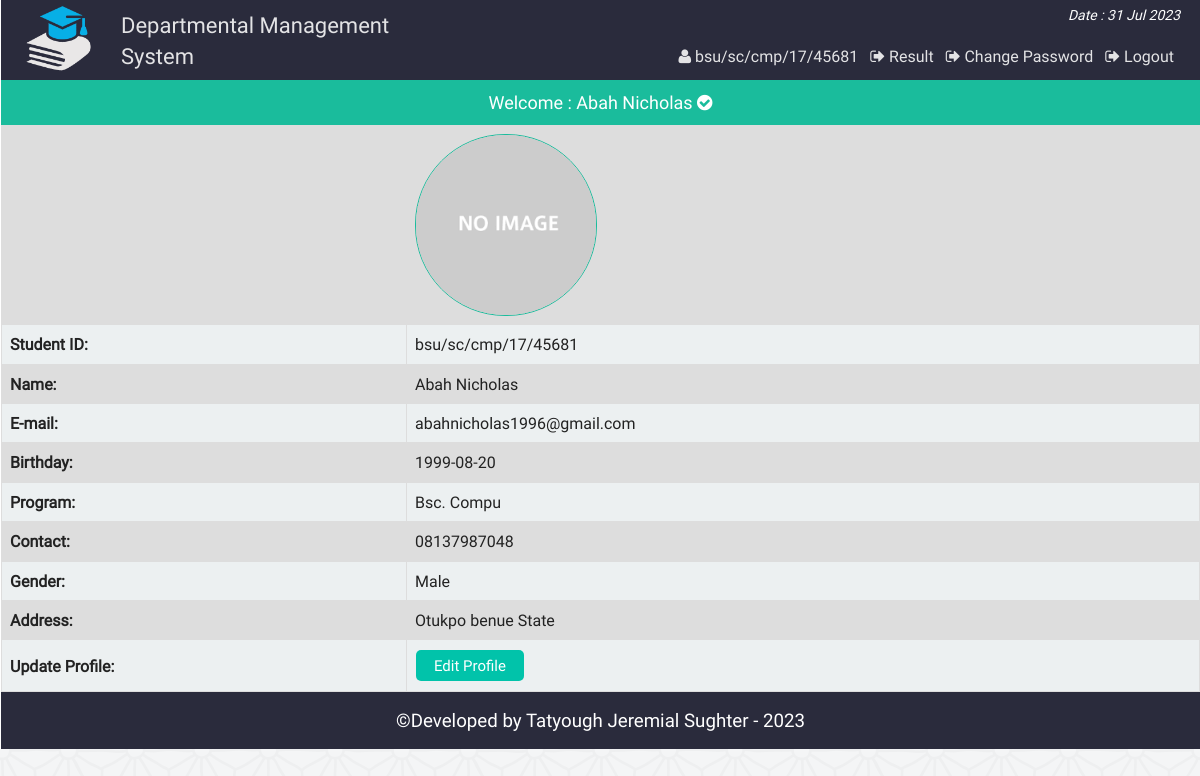
Screenshot of /st_profile.php (signed in) with the database file from the repository.
### tables this page shows
CREATE TABLE `st_info` (
  `st_id` varchar(100) NOT NULL,
  `name` varchar(100) NOT NULL,
  `password` varchar(32) NOT NULL,
  `email` varchar(50) NOT NULL,
  `bday` date NOT NULL,
  `program` varchar(10) NOT NULL,
  `contact` varchar(20) NOT NULL,
  `gender` varchar(10) NOT NULL,
  `address` varchar(255) NOT NULL,
  `img` varchar(255) DEFAULT NULL
);

### st_profile.php (the view, shortened to what this page needs)
<?php
	require "php/config.php";
	require_once "php/functions.php";
	$user = new login_registration_class();
	$sid = $_SESSION['sid'];
?>
<?php
include "php/headertop.php";
?>
<div class="profile">
		<p style="font-size:18px;text-align:center;background:#1abc9c;color:#fff;padding:10px;margin:0">Welcome : <?php $user->getusername($sid); ?> <i class="fa fa-check-circle" aria-hidden="true"></i></p>
		<table class="tab_one">
			<?php
				$getuser = $user->getuserbyid($sid);
				while($row = $getuser->fetch_assoc()){
			?>
			<tr>
				<td></td>
				<?php if(empty($row['img'])){?>
				<td><img src="img/default.png" style="height:180px; width:180px; border:1px #1ABC9C solid;border-radius:90px" alt="" /></td>
				<?php }else{ ?>
				<td><img src="img/student/<?php echo $row['img']; ?>" style="height:180px; width:180px; border:1px #1ABC9C solid;border-radius:90px" alt="" /></td>
				<?php }?>
			</tr>
			<tr >
				<td><b>Student ID:</b> </td>
				<td><?php echo $row['st_id']; ?></td>
			</tr>
			<tr>
				<td><b>Name:</b> </td>
				<td><?php echo $row['name']; ?></td>
			</tr>
			<tr>
				<td><b>E-mail:</b> </td>
				<td><?php echo $row['email']; ?></td>
			</tr>
			<tr>
				<td><b>Birthday:</b> </td>
				<td><?php echo $row['bday']; ?></td>
			</tr>
			<tr>
				<td><b>Program:</b> </td>
				<td><?php echo $row['program']; ?></td>
			</tr>
			<tr>
				<td><b>Contact:</b> </td>
				<td><?php echo $row['contact']; ?></td>
			</tr>
			<tr>
				<td><b>Gender:</b> </td>
				<td><?php echo $row['gender']; ?></td>
			</tr>
			<tr>
				<td><b>Address:</b> </td>
				<td><?php echo $row['address']; ?></td>
			</tr>
			<?php if($row['st_id'] == $sid){ ?>
			<tr>
				<td><b>Update Profile:</b> </td>
				<td><a href="st_update.php?id=<?php echo $row['st_id'];?>"><button class="editbtn">Edit Profile</button></a></td>
			</tr>
			<?php } } ?>
		</table>
</div>
<?php include "php/footerbottom.php";?>

### css/main.css (style rules this page uses)
html { color: #222; font-size: 1em; line-height: 1.4; }
audio, canvas, iframe, img, svg, video { vertical-align: middle; }
a { text-decoration:none; }
body { font-family:roboto !important; background:url(../img/ptrn.png) repeat fixed; }
.st_reg th, td { padding: 8px; }
table.tab_one { width:100%; }
table.tab_one td { border:1px solid #ddd; padding:8px; }
table.tab_one td a { text-decoration:none; }
table.tab_one tr:nth-child(odd) { background:#ddd; }
table.tab_one tr:nth-child(even) { background:#ecf0f1; }
.editbtn { background-color: #01C3AA; border: none; border-radius:5px; color: white; padding: 5px 18px; text-align: center; text-decoration: none; display: inline-block; font-size: 15px; margin: 2px 1px; cursor: pointer; }
table.att_tab tr,td,th { border:2px solid #ddd; border-collapse:collapse; padding:8px; }

### rows the page displays
st_info: st_id "bsu/sc/cmp/17/45681", name "Abah Nicholas", email "abahnicholas1996@gmail.com", bday "1999-08-20", program "Bsc. Compu", contact "08137987048", gender "Male", address "Otukpo benue State"

### other values shown
$sid "bsu/sc/cmp/17/45681"
$result['name'] "Abah Nicholas"
